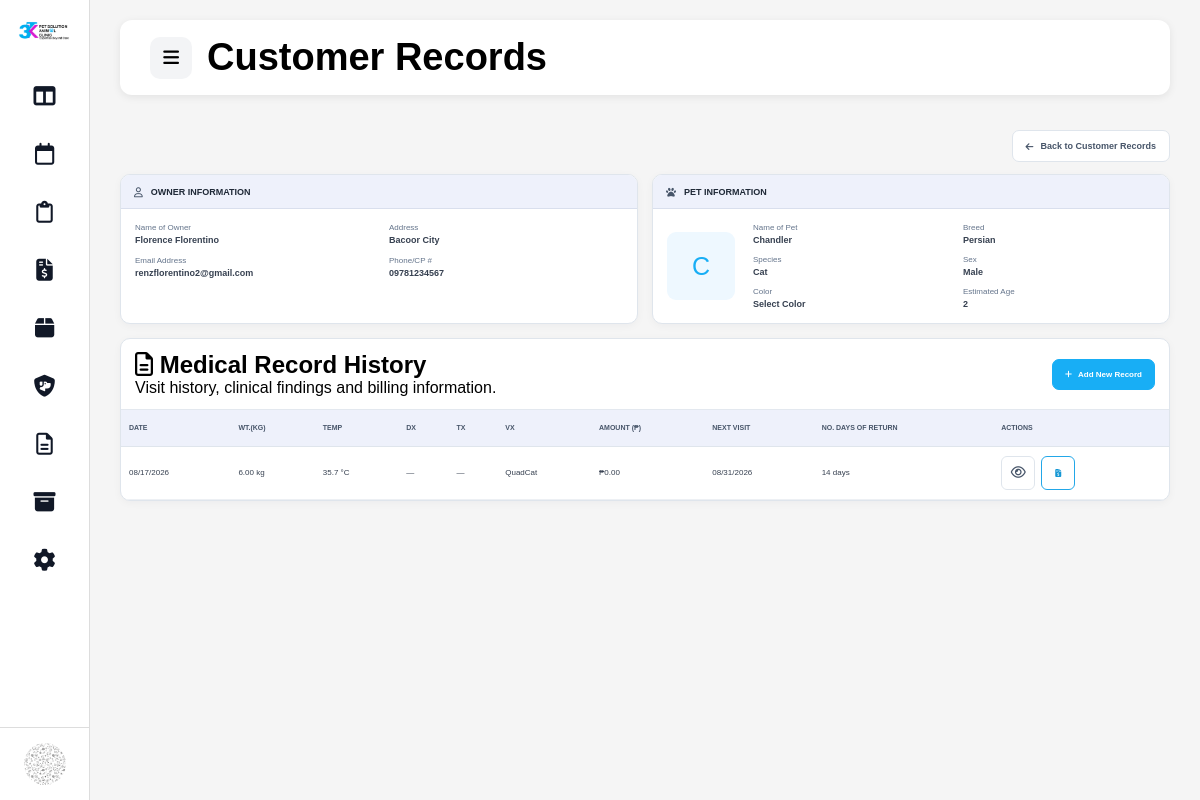
The app's page /admin/view_pet_record.php?pet_id=3 (signed in) with its own data.
### tables this page shows
CREATE TABLE `pets` (
  `pet_id` int(11) NOT NULL,
  `customer_id` int(11) NOT NULL,
  `pet_name` varchar(100) NOT NULL,
  `species` varchar(30) NOT NULL,
  `breed` varchar(100) DEFAULT NULL,
  `color` varchar(50) DEFAULT NULL,
  `gender` varchar(20) DEFAULT NULL,
  `weight` decimal(5,2) DEFAULT NULL,
  `estimated_age` varchar(50) DEFAULT NULL,
  `created_at` timestamp NOT NULL DEFAULT current_timestamp(),
  `updated_at` timestamp NULL DEFAULT NULL ON UPDATE current_timestamp()
);

CREATE TABLE `customers` (
  `customer_id` int(11) NOT NULL,
  `owner_name` varchar(100) NOT NULL,
  `contact_number` varchar(20) NOT NULL,
  `email` varchar(100) DEFAULT NULL,
  `address` text DEFAULT NULL,
  `record_status` varchar(20) NOT NULL DEFAULT 'Active',
  `created_at` timestamp NOT NULL DEFAULT current_timestamp(),
  `updated_at` timestamp NULL DEFAULT NULL ON UPDATE current_timestamp(),
  `archived_at` datetime DEFAULT NULL,
  `archive_reason` varchar(255) DEFAULT NULL
);

CREATE TABLE `medical_records` (
  `medical_record_id` int(11) NOT NULL,
  `pet_id` int(11) NOT NULL,
  `appointment_id` int(11) DEFAULT NULL,
  `billing_id` int(11) DEFAULT NULL,
  `record_date` date NOT NULL,
  `weight` decimal(5,2) DEFAULT NULL,
  `temperature` decimal(4,1) DEFAULT NULL,
  `diagnosis` text DEFAULT NULL,
  `treatment` text DEFAULT NULL,
  `vaccination` text DEFAULT NULL,
  `amount_paid` decimal(10,2) NOT NULL DEFAULT 0.00,
  `next_visit` date DEFAULT NULL,
  `no_days_return` int(11) DEFAULT NULL,
  `created_at` timestamp NOT NULL DEFAULT current_timestamp(),
  `updated_at` timestamp NULL DEFAULT NULL ON UPDATE current_timestamp()
);

### admin/view_pet_record.php (the view, shortened to what the rows shown need)
<?php
require_once "../config/database.php";
$petId = isset($_GET["pet_id"])
    ? (int) $_GET["pet_id"]
    : 0;
$petSql = "
    SELECT
        p.pet_id,
        p.customer_id,
        p.pet_name,
        p.species,
        p.breed,
        p.color,
        p.gender,
        p.weight,
        p.estimated_age,
        c.owner_name,
        c.address,
        c.contact_number,
        c.email
    FROM pets p
    INNER JOIN customers c
        ON c.customer_id = p.customer_id
    WHERE p.pet_id = ?
    LIMIT 1
";
$petStmt = mysqli_prepare($conn, $petSql);
mysqli_stmt_bind_param($petStmt, "i", $petId);
mysqli_stmt_execute($petStmt);
$petResult = mysqli_stmt_get_result($petStmt);
$pet = mysqli_fetch_assoc($petResult);
$history = [];
$historySql = "
    SELECT
        mr.medical_record_id,
        mr.record_date,
        mr.weight,
        mr.temperature,
        mr.diagnosis,
        mr.treatment,
        mr.vaccination,
        mr.amount_paid,
        mr.next_visit,
        mr.no_days_return,
        a.service_category,
        a.service,
        a.reason,
        b.payment_status,
        b.billing_id
    FROM medical_records mr
    LEFT JOIN appointments a
        ON a.appointment_id = mr.appointment_id
    LEFT JOIN billing b
        ON b.billing_id = mr.billing_id
    WHERE mr.pet_id = ?
    ORDER BY
        mr.record_date DESC,
        mr.medical_record_id DESC
";
$historyStmt = mysqli_prepare($conn, $historySql);
if ($historyStmt) {
    mysqli_stmt_bind_param($historyStmt, "i", $petId);
    mysqli_stmt_execute($historyStmt);
    $historyResult = mysqli_stmt_get_result($historyStmt);
    while ($row = mysqli_fetch_assoc($historyResult)) {
        $history[] = $row;
    }
}
$initial = strtoupper(substr(trim($pet["pet_name"]), 0, 1));
?>
<!DOCTYPE html>
<html lang="en">
<head>
    <link
        rel="stylesheet"
        href="../assets/css/layout.css"
    >
    <link
        rel="stylesheet"
        href="../assets/css/customer_records.css"
    >
    <link
        rel="stylesheet"
        href="../assets/css/view_pet_record.css"
    >
    <link
        rel="stylesheet"
        href="https://cdnjs.cloudflare.com/ajax/libs/font-awesome/6.5.0/css/all.min.css"
    >
</head>
<body>
<div class="container">
    <main
        class="content"
        id="mainContent"
    >
        <?php
        include "partials/topbar.php";
        ?>
        <div class="page-content">
            <div class="view-record-page">
                <div class="record-info-grid">
                    <section class="record-info-card">
                        <div class="record-info-body">
                            <div class="record-field">
                                <span>Name of Owner</span>
                                <strong>
                                    <?= htmlspecialchars($pet["owner_name"]) ?>
                                </strong>
                            </div>
                            <div class="record-field">
                                <span>Address</span>
                                <strong>
                                    <?= htmlspecialchars(
                                        $pet["address"] ?: "Not provided"
                                    ) ?>
                                </strong>
                            </div>
                            <div class="record-field">
                                <span>Email Address</span>
                                <strong>
                                    <?= htmlspecialchars(
                                        $pet["email"] ?: "Not provided"
                                    ) ?>
                                </strong>
                            </div>
                            <div class="record-field">
                                <span>Phone/CP #</span>
                                <strong>
                                    <?= htmlspecialchars(
                                        $pet["contact_number"] ?: "Not provided"
                                    ) ?>
                                </strong>
                            </div>
                        </div>
                    </section>
                    <section class="record-info-card">
                        <div class="record-pet-body">
                            <div class="record-pet-avatar">
                                <?= htmlspecialchars($initial) ?>
                            </div>
                            <div class="record-pet-details">
                                <div class="record-field">
                                    <span>Name of Pet</span>
                                    <strong>
                                        <?= htmlspecialchars($pet["pet_name"]) ?>
                                    </strong>
                                </div>
                                <div class="record-field">
                                    <span>Breed</span>
                                    <strong>
                                        <?= htmlspecialchars(
                                            $pet["breed"] ?: "Not specified"
                                        ) ?>
                                    </strong>
                                </div>
                                <div class="record-field">
                                    <span>Species</span>
                                    <strong>
                                        <?= htmlspecialchars(
                                            ucfirst($pet["species"])
                                        ) ?>
                                    </strong>
                                </div>
                                <div class="record-field">
                                    <span>Sex</span>
                                    <strong>
                                        <?= htmlspecialchars(
                                            $pet["gender"] ?: "Not specified"
                                        ) ?>
                                    </strong>
                                </div>
                                <div class="record-field">
                                    <span>Color</span>
                                    <strong>
                                        <?= htmlspecialchars(
                                            $pet["color"] ?: "Not specified"
                                        ) ?>
                                    </strong>
                                </div>
                                <div class="record-field">
                                    <span>Estimated Age</span>
                                    <strong>
                                        <?= htmlspecialchars(
                                            $pet["estimated_age"] ?: "Not specified"
                                        ) ?>
                                    </strong>
                                </div>
                            </div>
                        </div>
                    </section>
                </div>
                <section class="medical-history-card">
                    <div class="medical-history-header">
                        <div>
                            <h2>
                                <i class="fa-regular fa-file-lines"></i>
                                Medical Record History
                            </h2>
                        </div>
                    </div>
                    <div class="medical-history-table-wrap">
                        <table class="medical-history-table">
                            <thead>
                                <tr>
                                    <th>DATE</th>
                                    <th>WT.(KG)</th>
                                    <th>TEMP</th>
                                    <th>DX</th>
                                    <th>TX</th>
                                    <th>VX</th>
                                    <th>AMOUNT (₱)</th>
                                    <th>NEXT VISIT</th>
                                    <th>NO. DAYS OF RETURN</th>
                                    <th>ACTIONS</th>
                                </tr>
                            </thead>
                            <tbody>
                            <?php if (empty($history)): ?>
                                <tr>
                                    <td
                                        colspan="10"
                                        class="medical-empty"
                                    >
                                        <i class="fa-regular fa-file-lines"></i>
                                        <strong>
                                            No medical records yet
                                        </strong>
                                        <span>
                                            Add the pet's first medical record using
                                            the button above.
                                        </span>
                                    </td>
                                </tr>
                            <?php else: ?>
                                <?php foreach ($history as $record): ?>
                                    <tr>
                                        <td>
                                            <?= date(
                                                "m/d/Y",
                                                strtotime($record["record_date"])
                                            ) ?>
                                        </td>
                                        <td>
                                            <?= $record["weight"] !== null
                                                ? number_format(
                                                    (float) $record["weight"],
                                                    2
                                                ) . " kg"
                                                : "—"
                                            ?>
                                        </td>
                                        <td>
                                            <?= $record["temperature"] !== null
                                                ? number_format(
                                                    (float) $record["temperature"],
                                                    1
                                                ) . " °C"
                                                : "—"
                                            ?>
                                        </td>
                                        <td>
                                            <?= htmlspecialchars(
                                                $record["diagnosis"] ?: "—"
                                            ) ?>
                                        </td>
                                        <td>
                                            <?= htmlspecialchars(
                                                $record["treatment"] ?: "—"
                                            ) ?>
                                        </td>
                                        <td>
                                            <?= htmlspecialchars(
                                                $record["vaccination"] ?: "—"
                                            ) ?>
                                        </td>
                                        <td>
                                            ₱<?= number_format(
                                                (float) $record["amount_paid"],
                                                2
                                            ) ?>
                                        </td>
                                        <td>
                                            <?= !empty($record["next_visit"])
                                                ? date(
                                                    "m/d/Y",
                                                    strtotime($record["next_visit"])
                                                )
                                                : "—"
                                            ?>
                                        </td>
                                        <td>
                                            <?= $record["no_days_return"] !== null
                                                ? (int) $record["no_days_return"] . " days"
                                                : "—"
                                            ?>
                                        </td>
                                        <td>
                                            <div class="medical-record-actions">
                                                <button
                                                    type="button"
                                                    class="record-action-btn"
                                                    title="View Record"
                                                    data-record-id="<?= (int) $record["medical_record_id"] ?>"
                                                >
                                                    <i class="fa-regular fa-eye"></i>
                                                </button>
                                                <?php if (!empty($record["billing_id"])): ?>
                                                    <a
                                                        href="billing_statement.php?billing_id=<?= (int) $record["billing_id"] ?>"
                                                        class="record-action-btn billing-action-btn"
                                                        title="View Billing"
                                                    >
                                                        <i class="fa-solid fa-file-invoice-dollar"></i>
                                                    </a>
                                                <?php endif; ?>
                                            </div>
                                        </td>
                                    </tr>
                                <?php endforeach; ?>
                            <?php endif; ?>
                            </tbody>
                        </table>
                    </div>
                </section>
            </div>
        </div>
    </main>
</div>
</body>
</html>

### records on screen
pets: customer.owner_name "Florence Florentino", customer.address "Bacoor City", customer.email "renzflorentino2@gmail.com", customer.contact_number "09781234567", pet_name "C", pet_name "Chandler", breed "Persian", species "Cat", gender "Male", color "Select Color", estimated_age "2"
medical_records: record_date "08/17/2026", weight "6.00", temperature "35.7", diagnosis "—", treatment "—", vaccination "QuadCat", amount_paid "0.00", next_visit "08/31/2026", no_days_return "14"

### other values on screen
$pageTitle "Customer Records"
